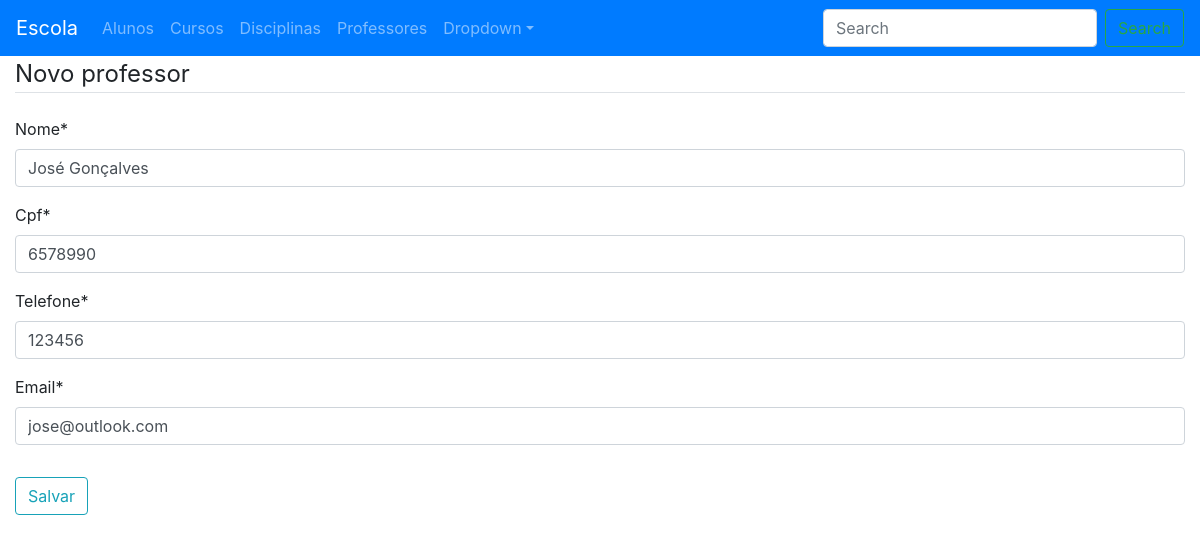
/professores/1/editar/, run on the app's committed database.
### escola/models.py (models this page shows, shortened)
class Professor(models.Model):
    nome = models.CharField(max_length=100)
    cpf = models.IntegerField()
    telefone = models.CharField(max_length=20)
    email = models.EmailField()

### escola/views.py (the view)
# urls.py: path('professores/<int:pk>/editar/', views.ProfessorUpdateView.as_view(), name='alterar-professor'),
class ProfessorUpdateView(UpdateView):
    model = Professor
    fields = ['nome', 'cpf', 'telefone', 'email']

### escola/templates/escola/professor_form.html (shortened to what this page needs)
{% extends 'escola/base.html' %}
{% load crispy_forms_tags %}
{% block content %}
<div class="content-section">
    <form method="POST">
        <fieldset class="form-group">
            <legend class="border-bottom mb-4">Novo professor</legend>
            {{ form|crispy }}
        </fieldset>
        <div class="form-group">
            <button type="submit" class="btn btn-outline-info">Salvar</button>
        </div>
    </form>
</div>
{% endblock content %}

### data on the page
Professor: nome "José Gonçalves", cpf "6578990", telefone "123456", email "jose@outlook.com"
